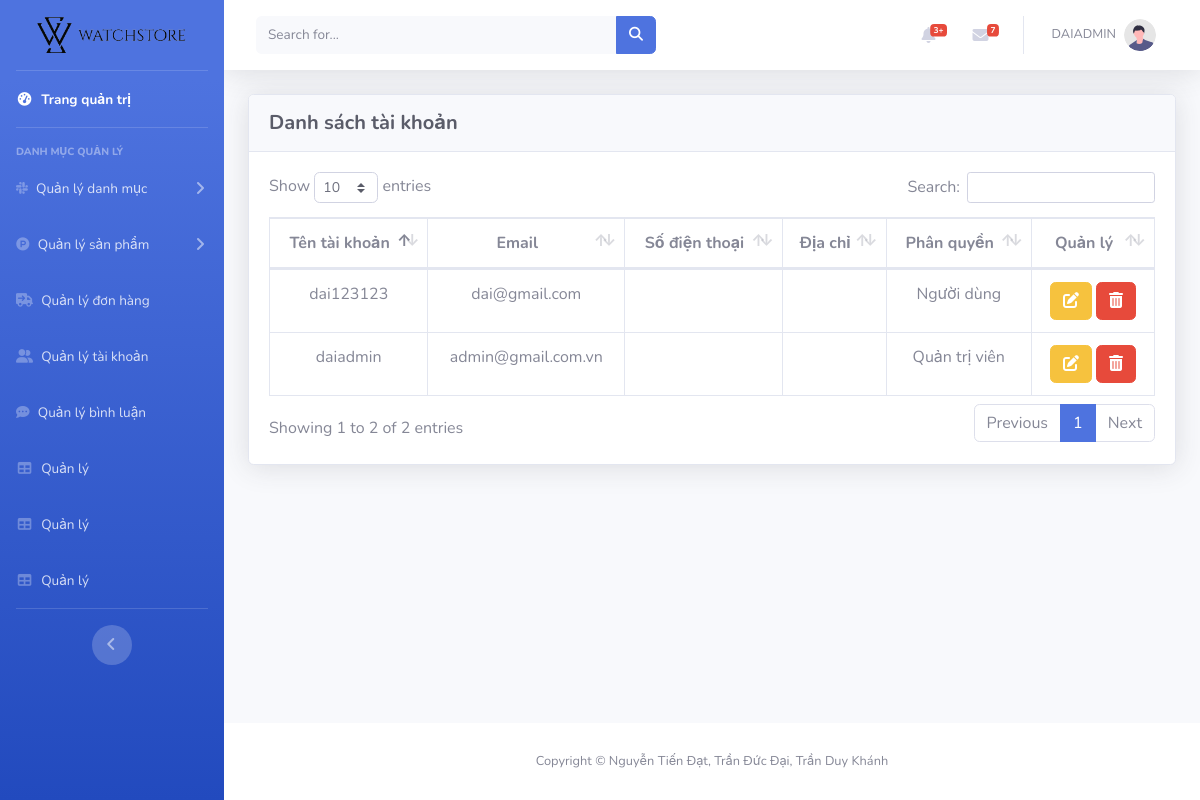
Before: /admin/index.php?act=list_tk (signed in) with the older database file.
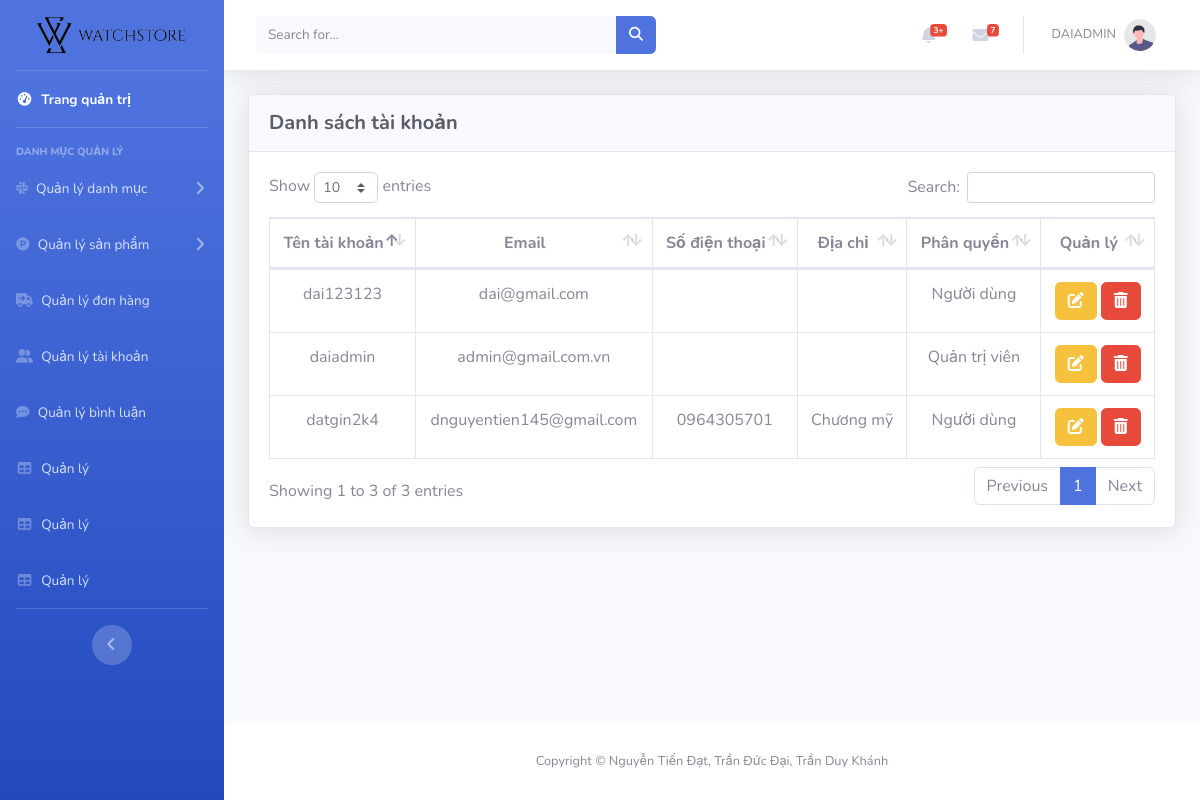
After: the same page with the newer database file.
### tables this page shows
CREATE TABLE `taikhoan` (
  `id` int(11) NOT NULL,
  `user` varchar(50) NOT NULL,
  `pass` varchar(50) NOT NULL,
  `email` varchar(225) NOT NULL,
  `tel` varchar(255) DEFAULT NULL,
  `address` varchar(255) DEFAULT NULL,
  `role` int(11) NOT NULL,
  `checkname` int(11) NOT NULL
);

### model/pdo.php (called while the page is built, shortened)
<?php
function pdo_get_connection()
{
    $servername = "localhost";
    $username = "root";
    $password = "";
    try {
        $conn = new PDO("mysql:host=$servername;dbname=duan1", $username, $password);
        $conn->setAttribute(PDO::ATTR_ERRMODE, PDO::ERRMODE_EXCEPTION);
        return $conn;
    } catch (PDOException $e) {
        echo "Connection failed: " . $e->getMessage();
    }
}
function pdo_query($sql)
{
    $conn = pdo_get_connection();
    $sql = $conn->prepare($sql);
    $sql->execute();
    $kq = $sql->fetchAll(PDO::FETCH_ASSOC);
    return $kq;
}
?>

### model/taikhoan.php (called while the page is built, shortened)
<?php
function loadall_taikhoan($key = "", $idtk = 0)
{
    $sql = "SELECT * FROM taikhoan";
    $sql .= " ORDER BY id desc";
    return pdo_query($sql);
}

### admin/taikhoan/list_tk.php (the view)
<div class="container-fluid">
    <div class="card shadow mb-4">
        <div class="card-header py-3">
            <h6 class="m-0 h5 text-dark font-weight-bold">Danh sách tài khoản</h6>
        </div>
        <div class="card-body">
            <div class="table-responsive">
                <table class="table table-bordered text-center" id="dataTable" width="100%" cellspacing="0">
                    <thead>
                        <tr>
                            <th class="fw-bold text-secondary">Tên tài khoản</th>
                            <th class="fw-bold text-secondary">Email</th>
                            <th class="fw-bold text-secondary">Số điện thoại</th>
                            <th class="fw-bold text-secondary">Địa chỉ</th>
                            <th class="fw-bold text-secondary">Phân quyền</th>
                            <th class="fw-bold text-secondary">Quản lý</th>
                        </tr>
                    </thead>
                    <tbody>
                        <?php foreach ($list_tk as $value) {?>
                        <tr>
                            <td><?= $value['user']?></td>
                            <td><?= $value['email']?></td>
                            <td><?= $value['tel']?></td>
                            <td><?= $value['address']?></td>
                            <td>
                                <?php
                                    if($value['role'] == 0){
                                        echo "Người dùng";
                                    }else if($value['role'] == 1){
                                        echo "Quản trị viên";
                                    }
                                ?>
                            </td>
                            <td>
                                <a type="button" class="btn btn-warning" href="?act=update_tk&id=<?= $value['id']?>"><i class="fa-solid fa-pen-to-square"></i></a>
                                <a type="button" class="btn btn-danger" href="?act=delete_tk&id=<?= $value['id']?>"><i class="fa-solid fa-trash-can"></i></a>
                            </td>
                        </tr>
                        <?php }?>
                    </tbody>
                </table>
            </div>
        </div>
    </div>
</div>
</div>

Changed rows visible on the page:
added taikhoan: user "datgin2k4", email "dnguyentien145@gmail.com", tel "0964305701", address "Chương mỹ", role "Người dùng"
Other visible differences:
text written by a page script: "Show entries Search: Showing 1 to 2 of 2 entries Previous 1 Next" → "Show entries Search: Showing 1 to 3 of 3 entries Previous 1 Next"
